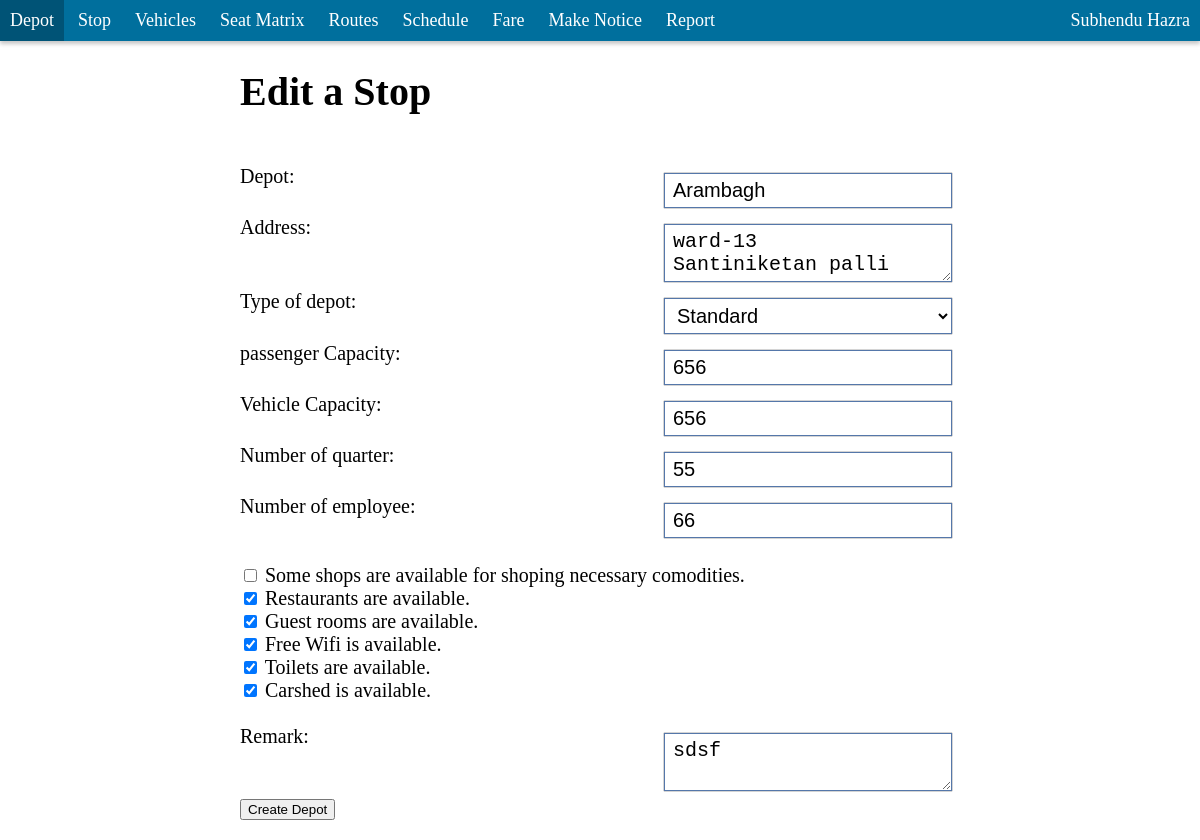
/admin/panel/stop/edit.php?id=YJgHb (signed in), run on the app's committed database.
### tables this page shows
CREATE TABLE `depot` (
  `sl` int(10) UNSIGNED NOT NULL,
  `id` varchar(5) NOT NULL,
  `depot` varchar(100) NOT NULL,
  `address` varchar(300) NOT NULL,
  `type` enum('small','standard','big','') NOT NULL,
  `remark` varchar(500) NOT NULL,
  `passenger_capacity` int(11) NOT NULL,
  `vehicle_capacity` int(11) NOT NULL,
  `shop` tinyint(1) NOT NULL,
  `restaurant` tinyint(1) NOT NULL,
  `guest_room` tinyint(1) NOT NULL,
  `toilet` tinyint(1) NOT NULL,
  `free_wifi` tinyint(1) NOT NULL,
  `carshed` tinyint(1) NOT NULL,
  `no_of_employee` int(11) NOT NULL,
  `no_of_quarter` int(11) NOT NULL
);

### admin/panel/stop/edit.php (the view, shortened to what this page needs)
<?php
require_once("../../header.php");
?>
<?php
	$query="SELECT * FROM depot WHERE id='".mysqli_real_escape_string($db,$_GET['id'])."' LIMIT 1";
	if($rows=mysqli_query($db,$query)){
		if($row=mysqli_fetch_array($rows,MYSQLI_BOTH)){
			if($row['id']==$_GET['id']){
				$_SESSION['admin']['notification_edit_id']=$row['id'];
			}else{
				echo "<h1 style='color:red'>Unable to get data.</h1>";
			}
		}else{
			echo "<h1 style='color:red'>Unable to get data.</h1>";
		}
	}else{
		echo "<h1 style='color:red'>Unable to get data.</h1>";
	}
?>
<form name="create_form" method="post" action="edit.php">
<h1>
	Edit a Stop
</h1>
<br>
<label><div>
Depot: <input type="text" name="depot" hb_code='input' value="<?php echo $row['depot']; ?>" />
</div></label>
<label><div>
Address:
<textarea name="address" hb_code='input'><?php echo $row['address']; ?></textarea>
</div></label>
<label><div>
Type of depot:
<select name="type" hb_code='input'>
	<option value="standard" <?php if($row['type']=="standard"){echo "selected"; } ?>>Standard</option>
</select>
</div></label>
<label><div>
passenger Capacity: <input type="number" name="passenger_capacity" hb_code='input' value="<?php echo $row['passenger_capacity']; ?>" />
</div></label>
<label><div>
Vehicle Capacity: <input type="number" name="vehicle_capacity" hb_code='input' value="<?php echo $row['vehicle_capacity']; ?>" />
</div></label>
<label><div>
Number of quarter: <input type="number" name="no_of_quarter" hb_code='input' value="<?php echo $row['no_of_quarter']; ?>" />
</div></label>
<label><div>
Number of employee: <input type="number" name="no_of_employee" hb_code='input' value="<?php echo $row['no_of_employee']; ?>" />
</div></label>
<br>
<br>
<label><div>
<input type="checkbox" name="shop" hb_code='input_chk' <?php if($row['shop']==1){echo "checked";} ?> /> Some shops are available for shoping necessary comodities.
</div></label>
<label><div>
<input type="checkbox" name="restaurant" hb_code='input_chk' <?php if($row['restaurant']==1){echo "checked";} ?> /> Restaurants are available.
</div></label>
<label><div>
<input type="checkbox" name="guest_room" hb_code='input_chk' <?php if($row['guest_room']==1){echo "checked";} ?> /> Guest rooms are available.
</div></label>
<label><div>
<input type="checkbox" name="free_wifi" hb_code='input_chk' <?php if($row['free_wifi']==1){echo "checked";} ?> /> Free Wifi is available.
</div></label>
<label><div>
<input type="checkbox" name="toilet" hb_code='input_chk' <?php if($row['toilet']==1){echo "checked";} ?> /> Toilets are available.
</div></label>
<label><div>
<input type="checkbox" name="carshed" hb_code='input_chk' <?php if($row['carshed']==1){echo "checked";} ?> /> Carshed is available.
</div></label>
<br>
<label><div>
Remark:
<textarea name="remark" hb_code='input'><?php echo $row['remark']; ?></textarea>
</div></label>
<label><div>
<input type="submit" value="Create Depot" name="submit" >
</div></label>
</form>
</body>
</html>

### admin/header.php (style rules this page uses)
body { padding:0px; margin:0px; font-family:ubuntu,tahoma; }

### admin/panel/stop/edit.php (style rules this page uses)
form[name=create_form] { width:60%; margin:20px auto; font-size:20px; }
form[name=create_form]>label>div { clear:both; }
form[name=create_form] [hb_code='input'] { width:40%; border:1px solid #57a; font-size:20px; padding:5px 8px; margin:8px; float:right; background:white; box-shadow:black 0px 0px 1px; outline:none; transition:border 0.3s, background 0.3s, box-shadow 0.3s; }

### data on the page
depot: depot "Arambagh", address "ward-13 Santiniketan palli", type "Standard", passenger_capacity "656", vehicle_capacity "656", no_of_quarter "55", no_of_employee "66", restaurant "☑", guest_room "☑", free_wifi "☑", toilet "☑", carshed "☑", remark "sdsf"

### other printed values
$_SESSION['login_name'] "Subhendu Hazra"
